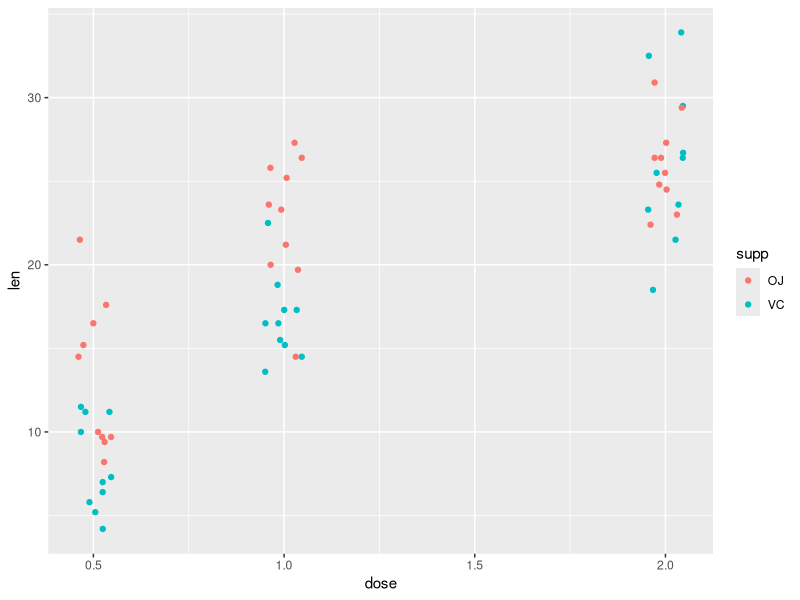

Recreate this plot in R.
## ---- chunk 1
library(tidyverse)
## ---- chunk 2
data("ToothGrowth")
str(ToothGrowth)
summary(ToothGrowth)
## ---- chunk 3
ggplot(ToothGrowth, aes(dose, len, colour = supp)) +
  geom_jitter(width = 0.05, height = 0)
